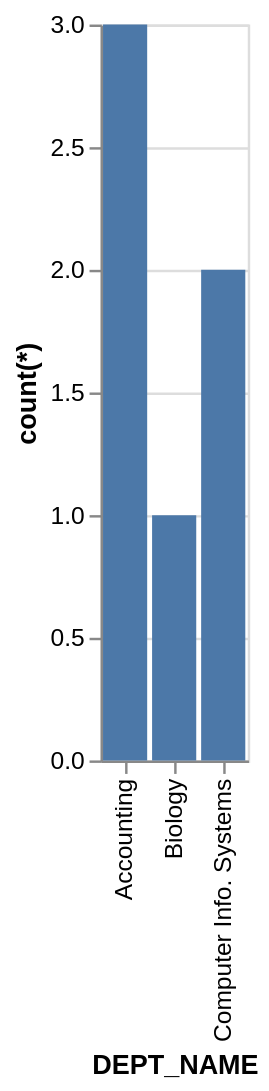

Specify this chart in Vega-Lite:
### Vega-Lite specification from a JSON file in a GitHub repository (floating-point values rounded to 4 significant figures)
{"data": {"values": [{"x_data": "Accounting", "y_data": 3}, {"x_data": "Computer Info. Systems", "y_data": 2}, {"x_data": "Biology", "y_data": 1}]}, "mark": "bar", "encoding": {"x": {"field": "x_data", "type": "nominal", "title": "DEPT_NAME", "sort": "ascending"}, "y": {"field": "y_data", "type": "quantitative", "title": "count(*)"}}}
